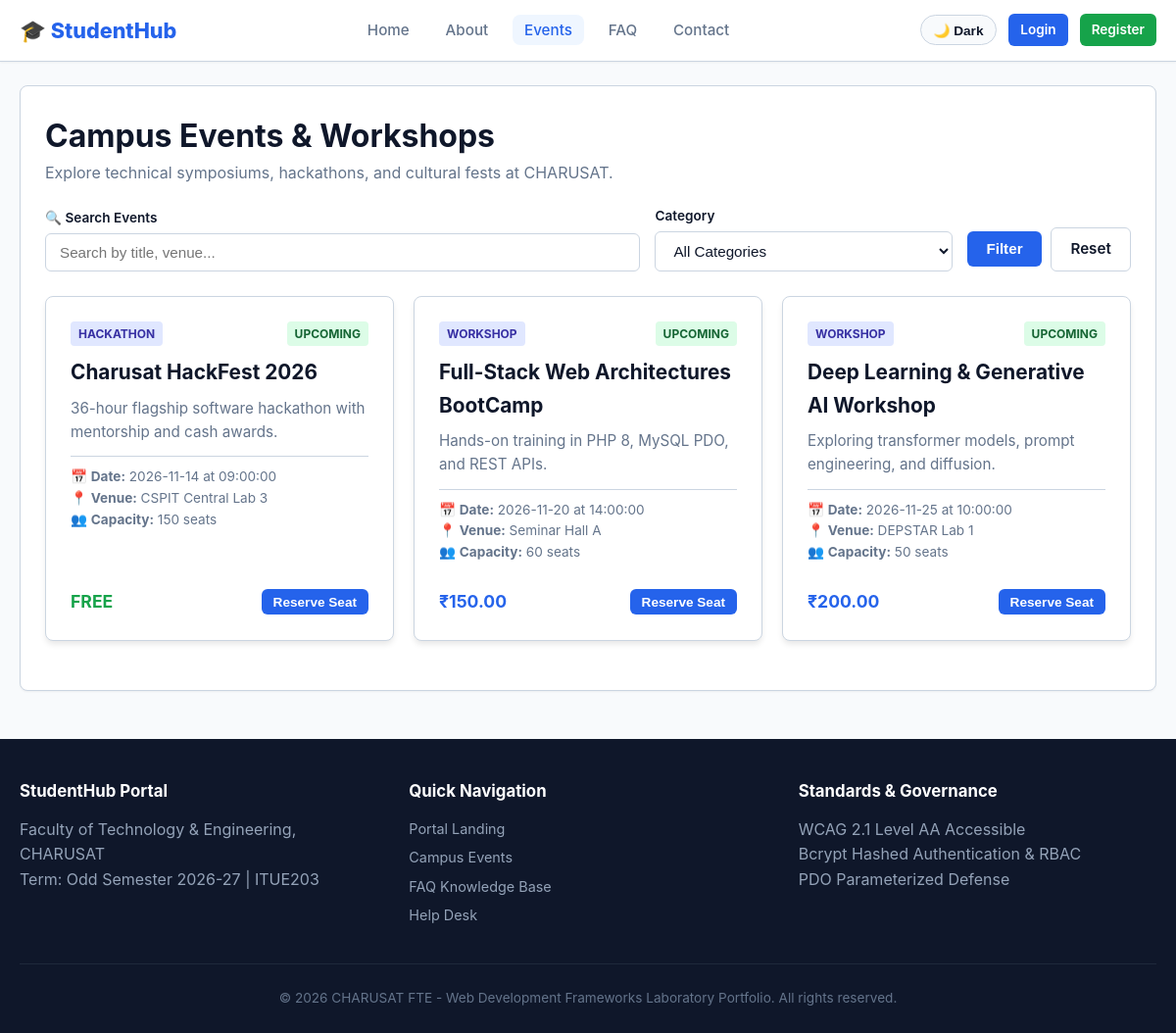
/studenthub/events.php, run on the app's committed database.
### tables this page shows
CREATE TABLE `events` (
    `id` INT UNSIGNED AUTO_INCREMENT PRIMARY KEY,
    `title` VARCHAR(150) NOT NULL,
    `category` VARCHAR(50) NOT NULL,
    `department` VARCHAR(80) NOT NULL DEFAULT 'All',
    `description` TEXT NOT NULL,
    `event_date` DATE NOT NULL,
    `event_time` TIME NOT NULL,
    `venue` VARCHAR(100) NOT NULL,
    `max_capacity` INT UNSIGNED NOT NULL DEFAULT 100,
    `registration_fee` DECIMAL(7, 2) NOT NULL DEFAULT 0.00,
    `poster_path` VARCHAR(255) NULL,
    `status` ENUM('upcoming', 'ongoing', 'completed', 'cancelled') NOT NULL DEFAULT 'upcoming',
    `created_at` TIMESTAMP DEFAULT CURRENT_TIMESTAMP,
    `updated_at` TIMESTAMP DEFAULT CURRENT_TIMESTAMP ON UPDATE CURRENT_TIMESTAMP,
    INDEX `idx_events_status` (`status`),
    INDEX `idx_events_cat` (`category`)
);

### studenthub/events.php (the view, shortened to what this page needs)
<?php
require_once __DIR__ . '/includes/header.php';
$pdo = Database::getConnection();
$search = trim($_GET['search'] ?? '');
$where = [];
$params = [];
$whereSql = !empty($where) ? 'WHERE ' . implode(' AND ', $where) : '';
$stmt = $pdo->prepare("SELECT * FROM events {$whereSql} ORDER BY event_date ASC");
$stmt->execute($params);
$events = $stmt->fetchAll();
?>
<div class="card">
    <div style="display:flex; justify-content:space-between; align-items:center; flex-wrap:wrap; gap:10px; margin-bottom:20px;">
        <div>
            <h1>Campus Events &amp; Workshops</h1>
            <p style="color:var(--text-secondary);">Explore technical symposiums, hackathons, and cultural fests at CHARUSAT.</p>
        </div>
    </div>
    <form action="events.php" method="GET" style="display:grid; grid-template-columns: 2fr 1fr auto; gap:15px; align-items:end; margin-bottom:25px;">
        <div class="form-group" style="margin-bottom:0;">
            <label for="search">🔍 Search Events</label>
            <input type="text" id="search" name="search" class="form-control" placeholder="Search by title, venue..." value="<?= htmlspecialchars($search) ?>">
        </div>
        <div class="form-group" style="margin-bottom:0;">
            <label for="category">Category</label>
            <select id="category" name="category" class="form-control">
                <option value="ALL">All Categories</option>
            </select>
        </div>
        <div>
            <button type="submit" class="btn btn-primary">Filter</button>
            <a href="events.php" class="btn btn-outline" style="margin-left:5px;">Reset</a>
        </div>
    </form>
    <div style="display:grid; grid-template-columns:repeat(auto-fit, minmax(320px, 1fr)); gap:20px;">
        <?php if (empty($events)): ?>
            <div style="grid-column: 1/-1; text-align:center; padding:40px; color:var(--text-secondary);">
                🔍 No events found matching your search.
            </div>
        <?php else: ?>
            <?php foreach ($events as $ev): ?>
                <article class="card" style="box-shadow:var(--shadow-md); display:flex; flex-direction:column; justify-content:space-between;">
                    <div>
                        <div style="display:flex; justify-content:space-between; margin-bottom:10px;">
                            <span class="badge" style="background:#e0e7ff; color:#3730a3;"><?= htmlspecialchars($ev['category']) ?></span>
                            <span class="badge badge-<?= htmlspecialchars($ev['status']) ?>"><?= htmlspecialchars($ev['status']) ?></span>
                        </div>
                        <h2 style="font-size:1.3rem; margin-bottom:8px;"><?= htmlspecialchars($ev['title']) ?></h2>
                        <p style="color:var(--text-secondary); font-size:0.95rem; margin-bottom:12px;"><?= htmlspecialchars($ev['description']) ?></p>
                        <div style="font-size:0.85rem; color:var(--text-secondary); margin-bottom:15px; border-top:1px solid var(--border); padding-top:10px;">
                            <p>📅 <strong>Date:</strong> <?= htmlspecialchars($ev['event_date']) ?> at <?= htmlspecialchars($ev['event_time']) ?></p>
                            <p>📍 <strong>Venue:</strong> <?= htmlspecialchars($ev['venue']) ?></p>
                            <p>👥 <strong>Capacity:</strong> <?= (int)$ev['max_capacity'] ?> seats</p>
                        </div>
                    </div>
                    <div style="display:flex; justify-content:space-between; align-items:center; margin-top:10px;">
                        <span style="font-weight:bold; font-size:1.1rem; color:var(--primary);">
                            <?= (float)$ev['registration_fee'] == 0 ? '<span style="color:var(--success);">FREE</span>' : '₹' . number_format($ev['registration_fee'], 2) ?>
                        </span>
                        <?php if ($ev['status'] === 'upcoming'): ?>
                            <form action="events.php" method="POST" style="margin:0;">
                                <button type="submit" class="btn btn-primary btn-sm">Reserve Seat</button>
                            </form>
                        <?php else: ?>
                            <span class="badge badge-inactive">Registrations Closed</span>
                        <?php endif; ?>
                    </div>
                </article>
            <?php endforeach; ?>
        <?php endif; ?>
    </div>
</div>
<?php require_once __DIR__ . '/includes/footer.php'; ?>

### studenthub/assets/css/main.css (style rules this page uses)
:root { --primary: #2563eb; --primary-dark: #1d4ed8; --primary-light: #eff6ff; --bg-page: #f8fafc; --bg-surface: #ffffff; --text-primary: #0f172a; --text-secondary: #64748b; --border: #cbd5e1; --success: #16a34a; --danger: #dc2626; --warning: #f59e0b; --radius: 8px; --shadow-sm: 0 1px 2px 0 rgba(0, 0, 0, 0.05); --shadow-md: 0 4px 6px -1px rgba(0, 0, 0, 0.1); }
* { box-sizing: border-box; margin: 0; padding: 0; transition: background-color 0.2s, color 0.2s; }
body { font-family: -apple-system, BlinkMacSystemFont, "Segoe UI", Roboto, sans-serif; background: var(--bg-page); color: var(--text-primary); line-height: 1.6; min-height: 100vh; display: flex; flex-direction: column; }
.card { background: var(--bg-surface); border: 1px solid var(--border); border-radius: var(--radius); padding: 25px; box-shadow: var(--shadow-sm); margin-bottom: 25px; }
.btn { display: inline-flex; align-items: center; justify-content: center; gap: 6px; padding: 0.6rem 1.2rem; border-radius: 6px; font-weight: 600; text-decoration: none; border: none; cursor: pointer; font-size: 0.95rem; transition: background 0.2s, transform 0.1s; }
.btn-primary { background: var(--primary); color: #fff; }
.btn-outline { background: transparent; border: 1.5px solid var(--border); color: var(--text-primary); }
.btn-sm { padding: 0.35rem 0.75rem; font-size: 0.85rem; }
.form-group { margin-bottom: 16px; }
.form-group label { display: block; font-size: 0.85rem; font-weight: 600; margin-bottom: 5px; }
.form-control { width: 100%; padding: 10px 14px; border: 1.5px solid var(--border); border-radius: 6px; font-size: 0.95rem; background: var(--bg-surface); color: var(--text-primary); }
.badge { display: inline-block; padding: 3px 8px; border-radius: 4px; font-size: 0.75rem; font-weight: bold; text-transform: uppercase; }
.badge-active, .badge-upcoming { background: #dcfce7; color: #166534; }

### data on the page
events: category "HACKATHON", status "UPCOMING", title "Charusat HackFest 2026", description "36-hour flagship software hackathon with mentorship and cash awards.", event_date "2026-11-14", event_time "09:00:00", venue "CSPIT Central Lab 3", max_capacity "150", registration_fee "FREE"
events: category "WORKSHOP", status "UPCOMING", title "Full-Stack Web Architectures BootCamp", description "Hands-on training in PHP 8, MySQL PDO, and REST APIs.", event_date "2026-11-20", event_time "14:00:00", venue "Seminar Hall A", max_capacity "60", registration_fee "150.00"
events: category "WORKSHOP", status "UPCOMING", title "Deep Learning & Generative AI Workshop", description "Exploring transformer models, prompt engineering, and diffusion.", event_date "2026-11-25", event_time "10:00:00", venue "DEPSTAR Lab 1", max_capacity "50", registration_fee "200.00"

### other printed values
APP_NAME "StudentHub"
APP_INSTITUTION "Faculty of Technology & Engineering, CHARUSAT"
APP_TERM "Odd Semester 2026-27"
